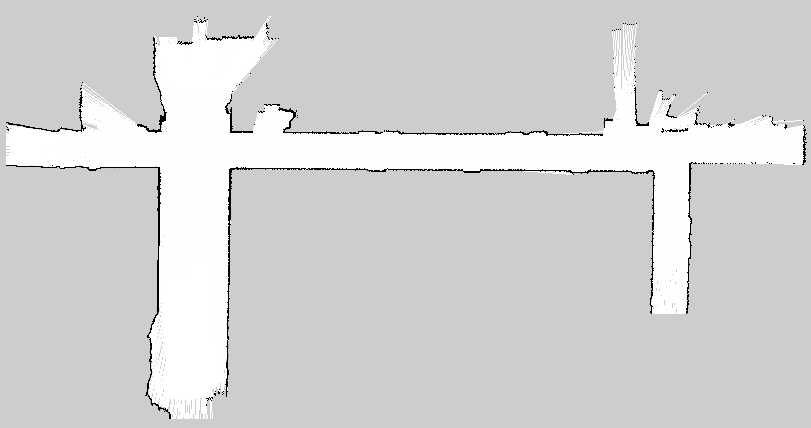
#> input picture feature_point_match/asset/image/part01-2.jpg, 811 x 428 px
$ python FLANN+SURF.py
#> lines starting #> are read from the running program, lines starting #| are printed output that depends on the picture
import numpy as np
import cv2
from matplotlib import pyplot as plt


def SURF(img):
    surf = cv2.xfeatures2d.SURF_create()
    kp, des = surf.detectAndCompute(img, None)
    cv2.drawKeypoints(img, kp, img, (0, 255, 0))

    # 图像显示
    plt.figure(figsize=(10, 8), dpi=100)
    plt.imshow(img[:, :, ::-1])
    plt.xticks([]), plt.yticks([])
    plt.show()
    return kp, des

def ORB(img):
    """
     ORB角点检测
     实例化ORB对象
    """
    orb = cv2.ORB_create(nfeatures=500)
    """检测关键点，计算特征描述符"""
    kp, des = orb.detectAndCompute(img, None)

    # 将关键点绘制在图像上
    img2 = cv2.drawKeypoints(img, kp, None, color=(0, 255, 0), flags=0)

    cv2.imwrite("1.jpg", img2)

    # 画图
    plt.figure(figsize=(10, 8), dpi=100)
    plt.imshow(img2[:, :, ::-1])
    plt.xticks([]), plt.yticks([])
    plt.show()
    return kp, des

def ByFlann(img1, img2, kp1, kp2, des1, des2, flag="ORB"):
    """
        （1）FLANN匹配器
        :param img1: 匹配图像1
        :param img2: 匹配图像2
        :param kp1: 匹配图像1的特征点
        :param kp2: 匹配图像2的特征点
        :param des1: 匹配图像1的描述子
        :param des2: 匹配图像2的描述子
        :return:
        """
    if (flag == "SIFT" or flag == "sift"):
        # SIFT方法
        FLANN_INDEX_KDTREE = 1
        index_params = dict(algorithm=FLANN_INDEX_KDTREE,
                            trees=5)
        search_params = dict(check=50)
    else:
        # ORB方法
        FLANN_INDEX_LSH = 6
        index_params = dict(algorithm=FLANN_INDEX_LSH,
                            table_number=6,
                            key_size=12,
                            multi_probe_level=1)
        search_params = dict(check=50)
    # 定义FLANN参数
    flann = cv2.FlannBasedMatcher(index_params, search_params)
    matches = flann.match(des1, des2)
    img3 = cv2.drawMatches(img1, kp1, img2, kp2, matches, None, flags=cv2.DrawMatchesFlags_NOT_DRAW_SINGLE_POINTS)
    cv2.imshow("Matches", img3)
    cv2.imwrite("1.jpg", img3)
    cv2.waitKey(0)
    return matches


if __name__ == '__main__':
    img1 = cv2.imread("asset/image/part01-2.jpg")
#> img1 is the input picture: shape (428, 811, 3); min 0, max 255, mean 211.8
    img2 = cv2.imread("asset/image/part02-2.jpg")
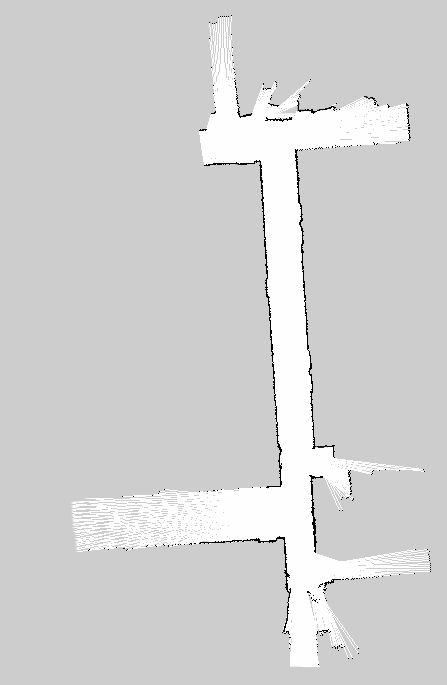
#> input picture feature_point_match/asset/image/part02-2.jpg, 447 x 685 px
#> img2 is the input picture: shape (685, 447, 3); min 0, max 255, mean 210
    kp1, des1 = ORB(img1)
#> in ORB, `kp, des = orb.detectAndCompute(img, None)`: kp = 500 keypoints; strongest (x, y, size): (233, 129, 31), (232, 171, 31), (285, 128, 31), (730, 125, 31)
#> in ORB, `img2 = cv2.drawKeypoints(img, kp, None, color=(0, 255, 0), flags=0)`:
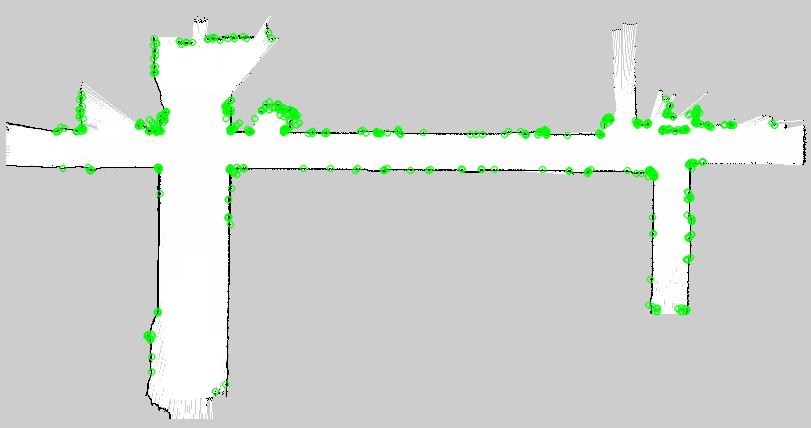
#> img2: shape (428, 811, 3); mean B, G, R 208.3, 213, 208.3
#> kp1 has the same summary as kp in ORB
    kp2, des2 = ORB(img2)
#> in ORB (call 2), `kp, des = orb.detectAndCompute(img, None)`: kp = 500 keypoints; strongest (x, y, size): (326, 584, 31), (311, 112, 31), (326, 582, 31), (324, 585, 31)
#> in ORB (call 2), `img2 = cv2.drawKeypoints(img, kp, None, color=(0, 255, 0), flags=0)`:
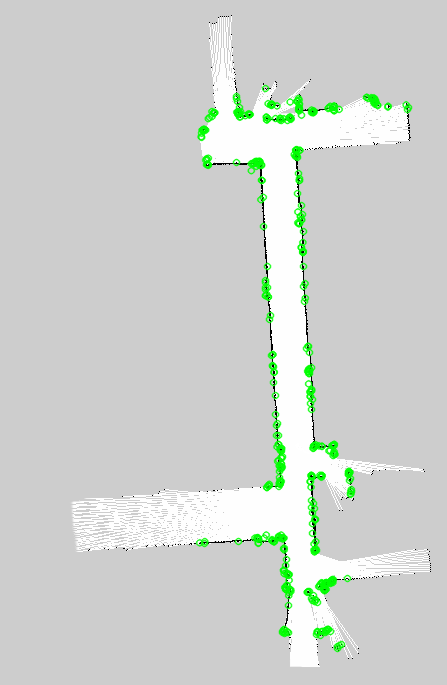
#> img2: shape (685, 447, 3); mean B, G, R 206.2, 211.2, 206.2
#> kp2 has the same summary as kp in ORB
    matches = ByFlann(img1, img2, kp1, kp2, des1, des2, "ORB")
#> in ByFlann, `matches = flann.match(des1, des2)`: matches = 500 matches
#> in ByFlann, `img3 = cv2.drawMatches(img1, kp1, img2, kp2, matches, None, flags=cv2...`:
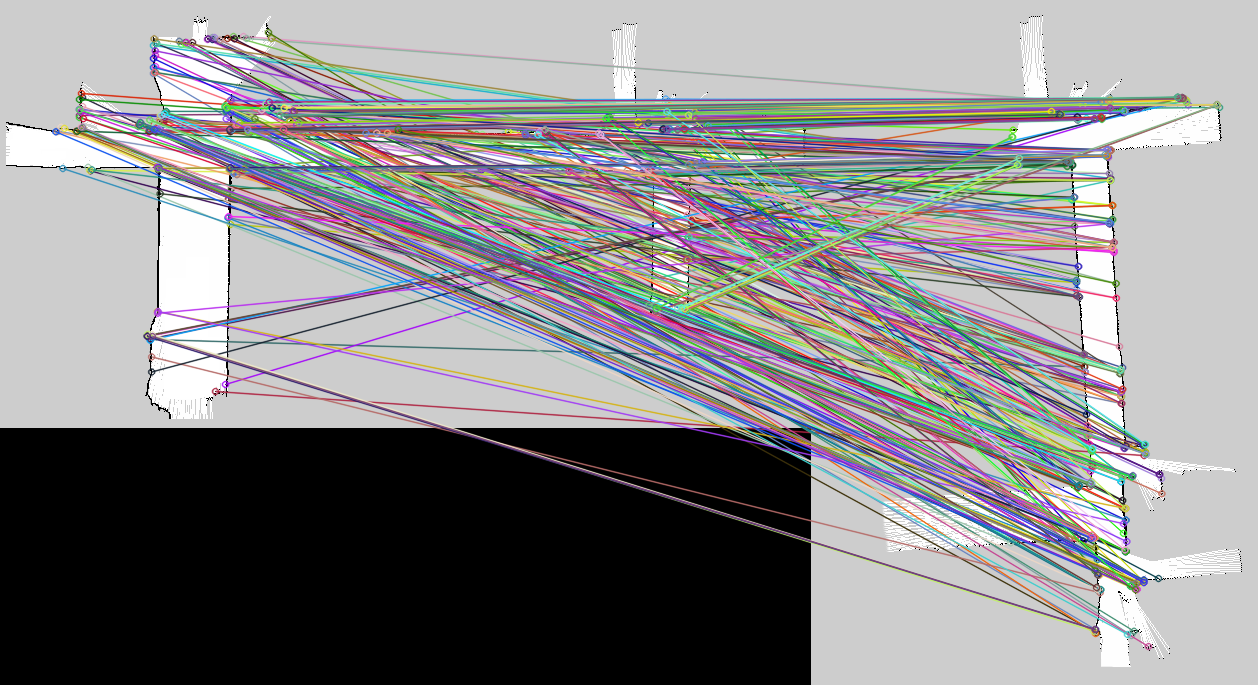
#> img3: shape (685, 1258, 3); mean B, G, R 139.3, 137.9, 138.9
#> matches = 500 matches
